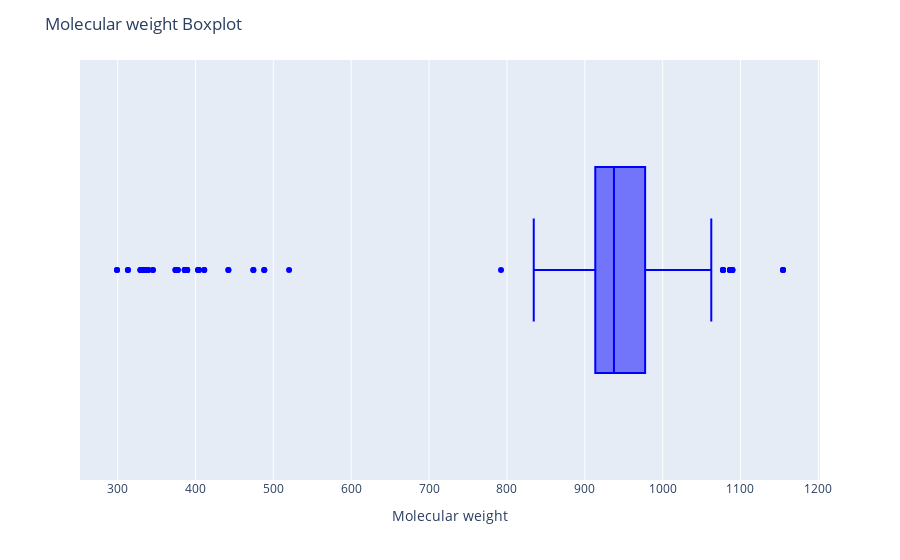
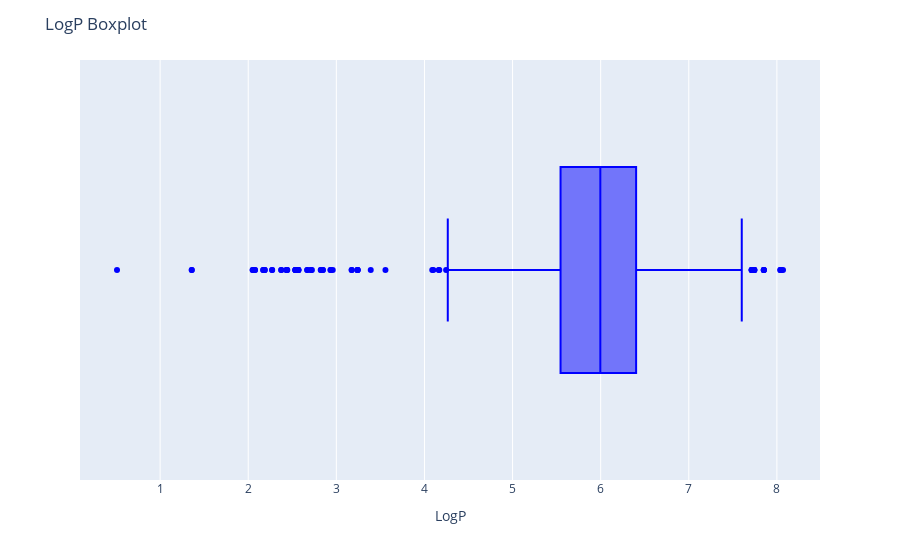
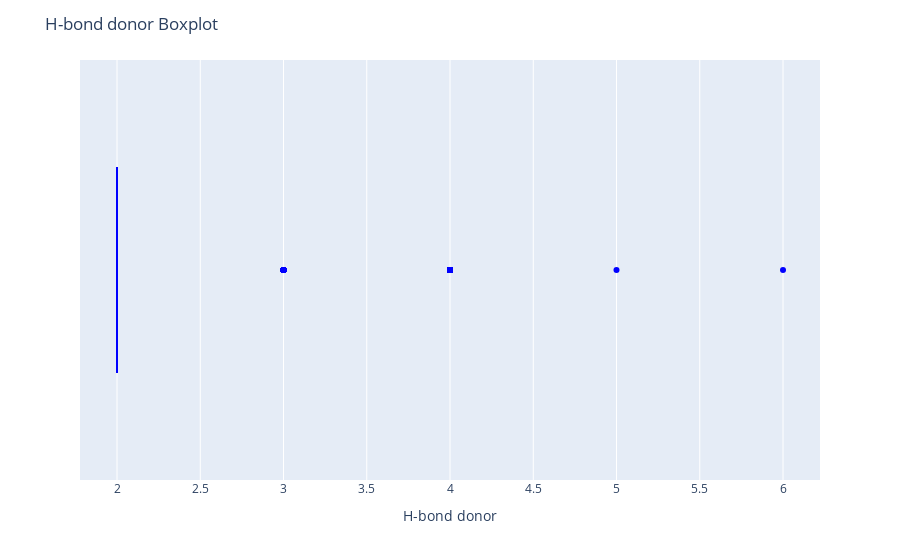
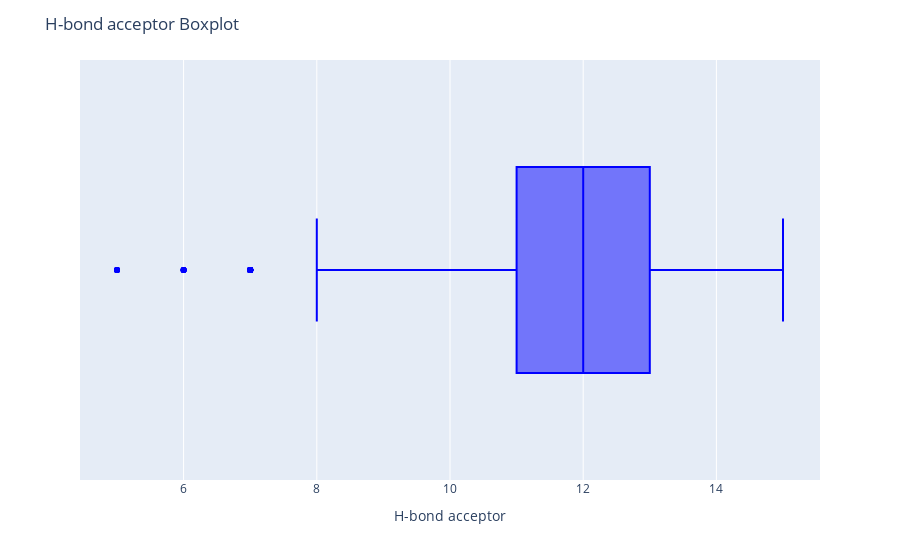

Here is the notebook cell these charts were saved with, in order:
### Code cell
import plotly.express as px

features = ['Molecular weight', 'LogP', "H-bond donor","H-bond acceptor","TPSA","Rotatable bonds", "IC50"]
features = df_features[features]

for column in features.columns:
    fig = px.box(features, x=column, color_discrete_sequence=['blue'])
    fig.update_layout(title=f'{column} Boxplot')
    fig.show()

### Figure 1 — Plotly figure (JSON) as saved in the notebook; plotly's stock layout.template omitted (floating-point values rounded to 4 significant figures; data arrays with more than 128 entries replaced by an {"elided": "..."} marker saying what was removed)
{"data": [{"alignmentgroup": "True", "hovertemplate": "Molecular weight=%{x}<extra></extra>", "legendgroup": "", "marker": {"color": "blue"}, "name": "", "notched": false, "offsetgroup": "", "orientation": "h", "showlegend": false, "type": "box", "x": {"elided": "1443 float values"}, "x0": " ", "xaxis": "x", "y0": " ", "yaxis": "y"}], "layout": {"boxmode": "group", "legend": {"tracegroupgap": 0}, "margin": {"t": 60}, "title": {"text": "Molecular weight Boxplot"}, "xaxis": {"anchor": "y", "domain": [0, 1], "title": {"text": "Molecular weight"}}, "yaxis": {"anchor": "x", "domain": [0, 1]}}}

### Figure 2 — Plotly figure (JSON) as saved in the notebook; plotly's stock layout.template omitted (floating-point values rounded to 4 significant figures; data arrays with more than 128 entries replaced by an {"elided": "..."} marker saying what was removed)
{"data": [{"alignmentgroup": "True", "hovertemplate": "LogP=%{x}<extra></extra>", "legendgroup": "", "marker": {"color": "blue"}, "name": "", "notched": false, "offsetgroup": "", "orientation": "h", "showlegend": false, "type": "box", "x": {"elided": "1443 float values"}, "x0": " ", "xaxis": "x", "y0": " ", "yaxis": "y"}], "layout": {"boxmode": "group", "legend": {"tracegroupgap": 0}, "margin": {"t": 60}, "title": {"text": "LogP Boxplot"}, "xaxis": {"anchor": "y", "domain": [0, 1], "title": {"text": "LogP"}}, "yaxis": {"anchor": "x", "domain": [0, 1]}}}

### Figure 3 — Plotly figure (JSON) as saved in the notebook; plotly's stock layout.template omitted (floating-point values rounded to 4 significant figures; data arrays with more than 128 entries replaced by an {"elided": "..."} marker saying what was removed)
{"data": [{"alignmentgroup": "True", "hovertemplate": "H-bond donor=%{x}<extra></extra>", "legendgroup": "", "marker": {"color": "blue"}, "name": "", "notched": false, "offsetgroup": "", "orientation": "h", "showlegend": false, "type": "box", "x": {"elided": "1443 int values"}, "x0": " ", "xaxis": "x", "y0": " ", "yaxis": "y"}], "layout": {"boxmode": "group", "legend": {"tracegroupgap": 0}, "margin": {"t": 60}, "title": {"text": "H-bond donor Boxplot"}, "xaxis": {"anchor": "y", "domain": [0, 1], "title": {"text": "H-bond donor"}}, "yaxis": {"anchor": "x", "domain": [0, 1]}}}

### Figure 4 — Plotly figure (JSON) as saved in the notebook; plotly's stock layout.template omitted (floating-point values rounded to 4 significant figures; data arrays with more than 128 entries replaced by an {"elided": "..."} marker saying what was removed)
{"data": [{"alignmentgroup": "True", "hovertemplate": "H-bond acceptor=%{x}<extra></extra>", "legendgroup": "", "marker": {"color": "blue"}, "name": "", "notched": false, "offsetgroup": "", "orientation": "h", "showlegend": false, "type": "box", "x": {"elided": "1443 int values"}, "x0": " ", "xaxis": "x", "y0": " ", "yaxis": "y"}], "layout": {"boxmode": "group", "legend": {"tracegroupgap": 0}, "margin": {"t": 60}, "title": {"text": "H-bond acceptor Boxplot"}, "xaxis": {"anchor": "y", "domain": [0, 1], "title": {"text": "H-bond acceptor"}}, "yaxis": {"anchor": "x", "domain": [0, 1]}}}
